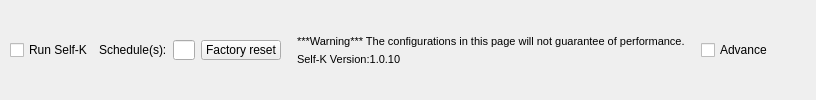
    <widget class="QWidget" name="widget_auto_layout" native="true">
     <property name="enabled">
      <bool>true</bool>
     </property>
     <property name="maximumSize">
      <size>
       <width>16777215</width>
       <height>16777215</height>
      </size>
     </property>
     <layout class="QHBoxLayout" name="horizontalLayout" stretch="1,2">
      <property name="spacing">
       <number>1</number>
      </property>
      <property name="sizeConstraint">
       <enum>QLayout::SetDefaultConstraint</enum>
      </property>
      <property name="leftMargin">
       <number>5</number>
      </property>
      <property name="topMargin">
       <number>5</number>
      </property>
      <property name="rightMargin">
       <number>5</number>
      </property>
      <property name="bottomMargin">
       <number>5</number>
      </property>
      <item>
       <widget class="QWidget" name="widget_auto_layout_l" native="true">
        <property name="maximumSize">
         <size>
          <width>16777215</width>
          <height>30</height>
         </size>
        </property>
        <layout class="QHBoxLayout" name="horizontalLayout_3">
         <property name="leftMargin">
          <number>5</number>
         </property>
         <property name="topMargin">
          <number>5</number>
         </property>
         <property name="rightMargin">
          <number>5</number>
         </property>
         <property name="bottomMargin">
          <number>5</number>
         </property>
         <item>
          <widget class="QCheckBox" name="checkBox_run_self_k">
           <property name="text">
            <string>Run Self-K</string>
           </property>
          </widget>
         </item>
         <item>
          <widget class="QLabel" name="label_schedule_title">
           <property name="text">
            <string>Schedule(s):</string>
           </property>
          </widget>
         </item>
         <item>
          <widget class="QLineEdit" name="lineEdit_schedule_value">
           <property name="maximumSize">
            <size>
             <width>50</width>
             <height>16777215</height>
            </size>
           </property>
          </widget>
         </item>
         <item>
          <widget class="QPushButton" name="pushButton_factory_reset">
           <property name="text">
            <string>Factory reset</string>
           </property>
          </widget>
         </item>
        </layout>
       </widget>
      </item>
      <item>
       <widget class="QWidget" name="widget_auto_layout_r" native="true">
        <property name="maximumSize">
         <size>
          <width>16777215</width>
          <height>16777215</height>
         </size>
        </property>
        <layout class="QHBoxLayout" name="horizontalLayout_4" stretch="2,1">
         <property name="leftMargin">
          <number>5</number>
         </property>
         <property name="topMargin">
          <number>5</number>
         </property>
         <property name="rightMargin">
          <number>5</number>
         </property>
         <property name="bottomMargin">
          <number>5</number>
         </property>
         <item>
          <widget class="QWidget" name="widget_auto_layout_r_1" native="true">
           <property name="maximumSize">
            <size>
             <width>16777215</width>
             <height>40</height>
            </size>
           </property>
           <layout class="QVBoxLayout" name="verticalLayout_7">
            <property name="leftMargin">
             <number>5</number>
            </property>
            <property name="topMargin">
             <number>5</number>
            </property>
            <property name="rightMargin">
             <number>5</number>
            </property>
            <property name="bottomMargin">
             <number>5</number>
            </property>
            <item>
             <widget class="QLabel" name="label_warning">
              <property name="font">
               <font>
                <pointsize>8</pointsize>
               </font>
              </property>
              <property name="text">
               <string>***Warning*** The configurations in this page will not guarantee of performance.</string>
              </property>
             </widget>
            </item>
            <item>
             <widget class="QLabel" name="label_version">
              <property name="font">
               <font>
                <pointsize>8</pointsize>
               </font>
              </property>
              <property name="text">
               <string>Self-K Version:1.0.10</string>
              </property>
             </widget>
            </item>
           </layout>
          </widget>
         </item>
         <item>
          <widget class="QWidget" name="widget_auto_layout_r_2" native="true">
           <property name="maximumSize">
            <size>
             <width>16777215</width>
             <height>30</height>
            </size>
           </property>
           <layout class="QHBoxLayout" name="horizontalLayout_5">
            <property name="leftMargin">
             <number>5</number>
            </property>
            <property name="topMargin">
             <number>5</number>
            </property>
            <property name="rightMargin">
             <number>5</number>
            </property>
            <property name="bottomMargin">
             <number>5</number>
            </property>
            <item>
             <widget class="QCheckBox" name="checkBox_advance">
              <property name="text">
               <string>Advance</string>
              </property>
             </widget>
            </item>
           </layout>
          </widget>
         </item>
        </layout>
       </widget>
      </item>
     </layout>
    </widget>
